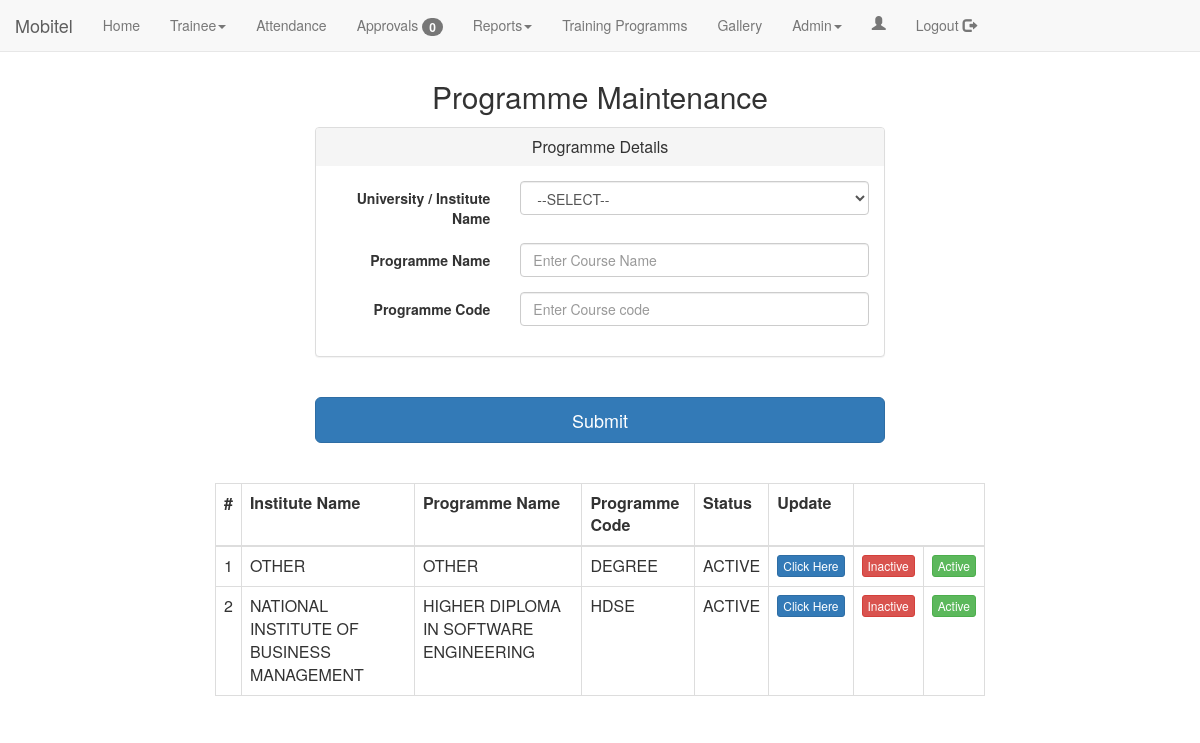
Page /courseMaintenance.php (signed in) on the committed database.
### tables this page shows
CREATE TABLE IF NOT EXISTS `tbl_course` (
  `tblCourseID` int(5) NOT NULL AUTO_INCREMENT,
  `tblTrainingInstituteID` text NOT NULL,
  `Course_Code` varchar(10) NOT NULL,
  `Course_Name` varchar(255) NOT NULL,
  `flag` varchar(8) NOT NULL DEFAULT 'ACTIVE',
  PRIMARY KEY (`tblCourseID`) USING BTREE
);

CREATE TABLE IF NOT EXISTS `tbl_institute` (
  `tblTrainingInstituteID` int(5) NOT NULL AUTO_INCREMENT,
  `TrainingInstitute_Code` varchar(10) DEFAULT NULL,
  `TrainingInstitute_Name` varchar(255) NOT NULL,
  `Location` varchar(50) NOT NULL,
  `Coordinator` varchar(100) NOT NULL,
  `Designation` varchar(50) NOT NULL,
  `Contact` varchar(10) NOT NULL,
  `flag` varchar(8) NOT NULL DEFAULT 'ACTIVE',
  PRIMARY KEY (`tblTrainingInstituteID`)
);

### courseMaintenance.php (the view, shortened to what this page needs)
<html>
<head>
    <?php include("header.php") ?>
</head>
<body data-spy="scroll" data-target=".navbar" data-offset="50">
    <br><br><br>
    <div>
        <center>
            <h2>Programme Maintenance</h2>
        </center>
    </div>
    <center>
        <form class="form-horizontal" method="post" action="#">
            <div class="container col-md-6 col-md-offset-3 ">
                <div class="panel-group">
                    <div class="panel panel-default">
                        <div class="panel-heading">
                            <h4 class="panel-title ">
                               Programme Details
                            </h4>
                        </div>
                        <div >
                            <div class="panel-body">
                                <div class="form-group">
                                    <label for="inputText2" class="col-sm-4 control-label">University / Institute Name</label>
                                    <div class="col-sm-8">
                                        <select class="form-control" name="v_Institute_Code" id="v_Institute_Code" autofocus="autofocus">
                                            <option value="0">--SELECT--</option>
                                    </select>
                                </div>
                            </div>
                            <div class="form-group">
                                <label for="inputText2" class="col-sm-4 control-label">Programme Name</label>
                                <div class="col-sm-8">
                                    <input type="text" class="form-control" name="v_Course_Name"
                                    id="v_Institute_Name"
                                    placeholder="Enter Course Name" onblur="this.value=this.value.toUpperCase()"  value="<?php if(isset($_POST['btnSubmit'])){
                                        echo $_POST['v_Course_Name'];} ?>" >
                                </div>
                            </div>
                            <div class="form-group">
                                <label for="inputText2" class="col-sm-4 control-label">Programme Code</label>
                                <div class="col-sm-8">
                                    <input type="text" class="form-control" name="v_Course_code" id="v_Course_code"
                                    placeholder="Enter Course code" onblur="this.value=this.value.toUpperCase()"  value="<?php if(isset($_POST['btnSubmit'])){
                                        echo $_POST['v_Course_code'];} ?>" >
                                </div>
                            </div>
                        </div>
                    </div>
                </div>
            </div>
            <br>
            <input type="submit" class="btn btn-primary btn-lg btn-block" name="btnSubmit">
        </form>
    </center>
    <br>
    <form action="RegisterAction">
        <div class="container col-md-8 col-md-offset-2">
            <br>
            <br>
            <table class="table table-hover table-bordered ">
                <tr>
                    <th>#</th>
                    <th>Institute Name</th>
                    <th>Programme Name</th>
                    <th>Programme Code</th>
                    <th>Status</th>
                    <th>Update</th>
                </tr>
                <tbody>
                    <?php
                    $rowcount2=1;
                    $sql = "SELECT *  FROM tbl_course";
                    $course_data = $con->query($sql);
                    if ($course_data->num_rows >= 1) {
                        while ($row = mysqli_fetch_assoc($course_data)) :?>
                        <tr>
                            <td><?php echo $rowcount2++; ?></td>
                            <td>
                               <?php
                               $InsID= $row['tblTrainingInstituteID'];
                               $sql = "SELECT *  FROM tbl_institute WHERE tblTrainingInstituteID='".$InsID."'  ";
                               $institute_data = $con->query($sql);
                               if ($institute_data->num_rows >= 1) :
                                while ($row2 = mysqli_fetch_assoc($institute_data)) :?>
                                <?php echo $row2["TrainingInstitute_Name"]?>
                                <?php
                            endwhile;
                        endif;
                        ?>
                    </td>
                    <td><?php echo $row['Course_Name']; ?></td>
                    <td><?php echo $row['Course_Code']; ?></td>
                    <td><?php echo $row['flag']; ?></td>
                    <td>
                        <a href='courseMaintenanceUpdate.php?id=<?php echo $row["tblCourseID"] ?>'
                         class="btn btn-primary btn-xs">Click Here</a>
                     </td>
                     <td>
                        <a href='courseMaintenanceUpdate.php?idStatus=<?php echo $row["tblCourseID"] ?>'
                         class="btn btn-danger btn-xs">Inactive</a>
                     </td>
                     <td>
                        <a href='courseMaintenanceUpdate.php?idStatus1=<?php echo $row["tblCourseID"] ?>'
                         class="btn btn-success btn-xs">Active</a>
                     </td>
                 </tr>
                 <?php
             endwhile;
         } ?>
     </tbody>
 </table>
</div>
</form>
</body>
</html>

### rows in the picture
tbl_course: Course_Name "OTHER", Course_Code "DEGREE", flag "ACTIVE"
tbl_institute: TrainingInstitute_Name "OTHER"
tbl_course: Course_Name "HIGHER DIPLOMA IN SOFTWARE ENGINEERING", Course_Code "HDSE", flag "ACTIVE"
tbl_institute: TrainingInstitute_Name "NATIONAL INSTITUTE OF BUSINESS MANAGEMENT"

### other values in the picture
$count "0"
